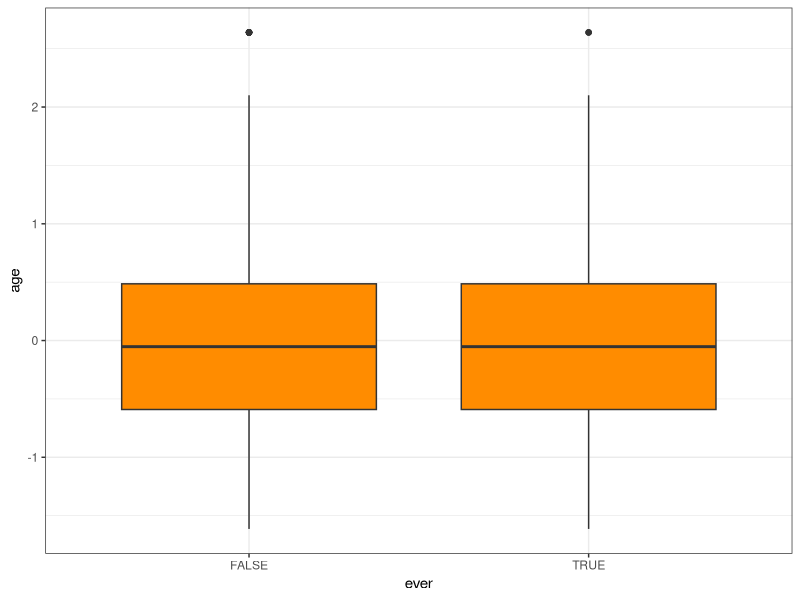
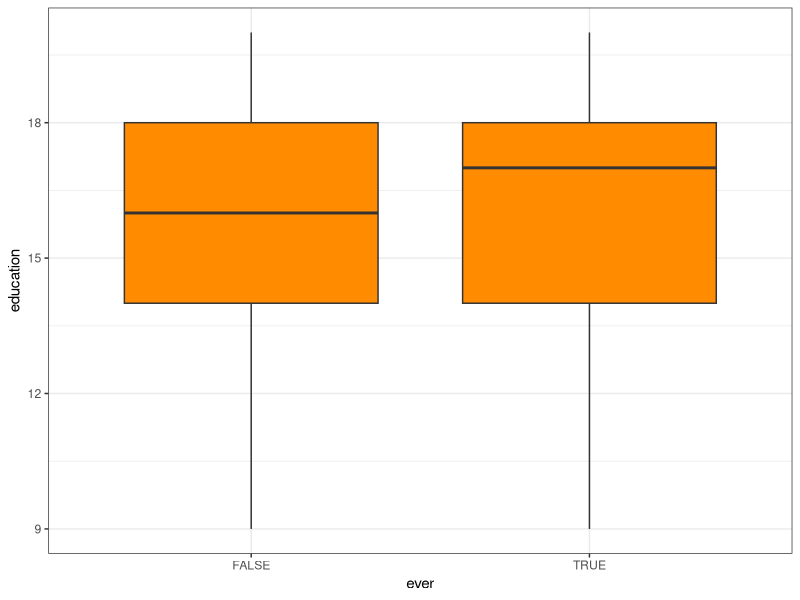
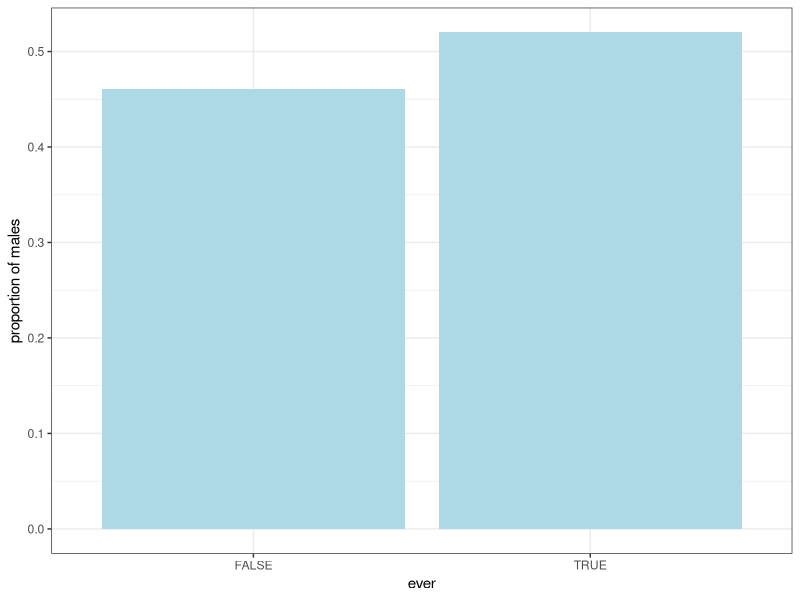
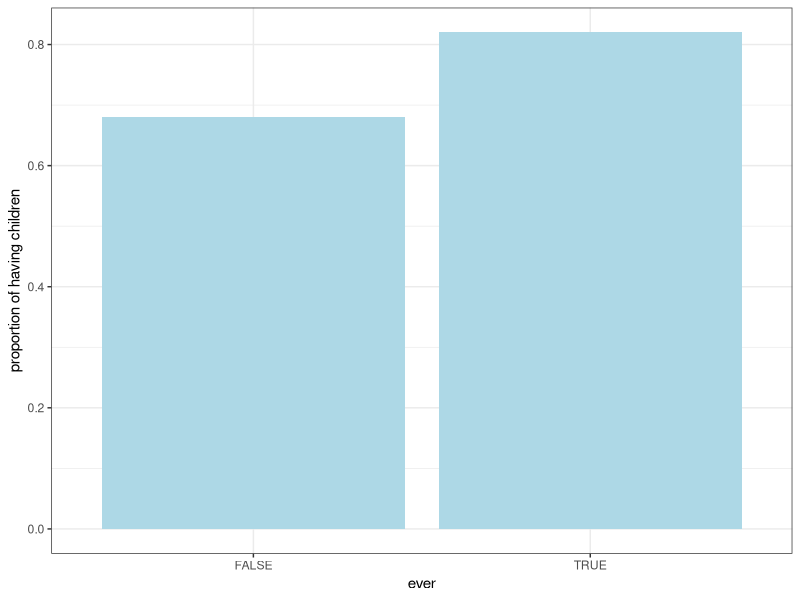
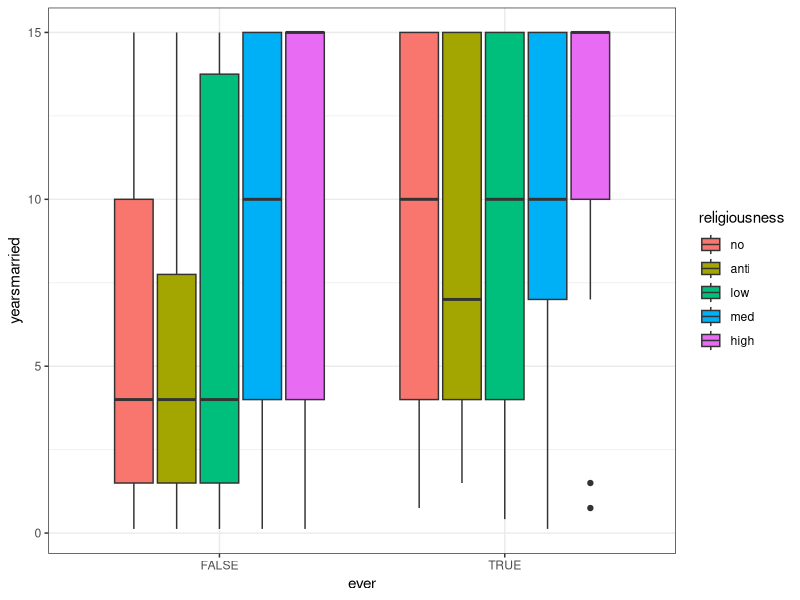
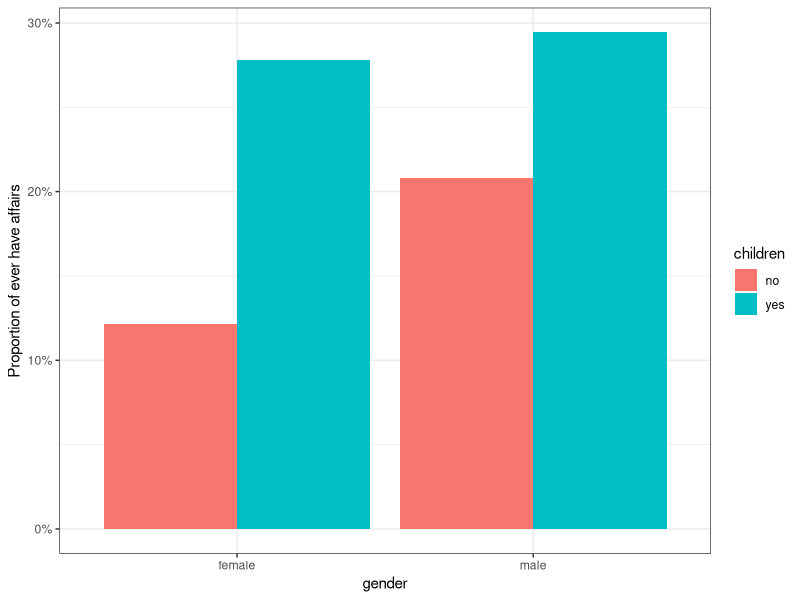

Here is the R script that generated these plots, in order:
## ---- chunk 1
knitr::opts_chunk$set(echo = F,eval=TRUE, warning=F,message=F)
## ---- chunk 2
library(ggplot2)
library(AER)
library(dplyr)
library(knitr)
library(scales)
data('Affairs')

Affairs <- Affairs %>% mutate(ever = affairs > 0,
                              age = (age - mean(age)) / sd(age),
religiousness = factor(religiousness,levels = c(2,1,3,4,5),
                           labels = c("no","anti","low","med","high")))

## ---- chunk 3
ggplot(Affairs, aes(ever, age)) + geom_boxplot(fill = "darkorange") + theme_bw()
## ---- chunk 4
ggplot(Affairs, aes(ever, education )) + geom_boxplot(fill = "darkorange") + theme_bw()
## ---- chunk 5
d1 <- Affairs %>% group_by( ever) %>% summarise(prop = mean(gender == "male"))

ggplot(d1, aes(ever, prop )) + geom_col(fill = "lightblue") + theme_bw() + ylab("proportion of males")
## ---- chunk 6
d1 <- Affairs %>% group_by( ever) %>% summarise(prop = mean(children == "yes"))

ggplot(d1, aes(ever, prop )) + geom_col(fill = "lightblue") + theme_bw() + ylab("proportion of having children")
## ---- chunk 7
ggplot(Affairs, aes(ever,  yearsmarried, fill = religiousness  )) + geom_boxplot() + theme_bw()
## ---- chunk 8
fit = glm(ever ~ gender:children + age + yearsmarried + religiousness,data = Affairs, family = "binomial")
CIOR = exp(confint(fit))[-11,]
OR=exp(coef(fit))[-11]
d1 = cbind(summary(fit)$coef,OR,CIOR)
kable(d1,digit = 2, caption="Logistic model's estimation on the chance that males and females have affairs")

d1 = aggregate(ever ~ gender + children,data=Affairs,mean)
d1 %>% ggplot( aes(gender,ever,fill = children)) + geom_bar(stat ="identity",position  = "dodge") +
  ylab("") + theme_bw() +  scale_y_continuous(labels = percent) + ylab("Proportion of ever have affairs")
